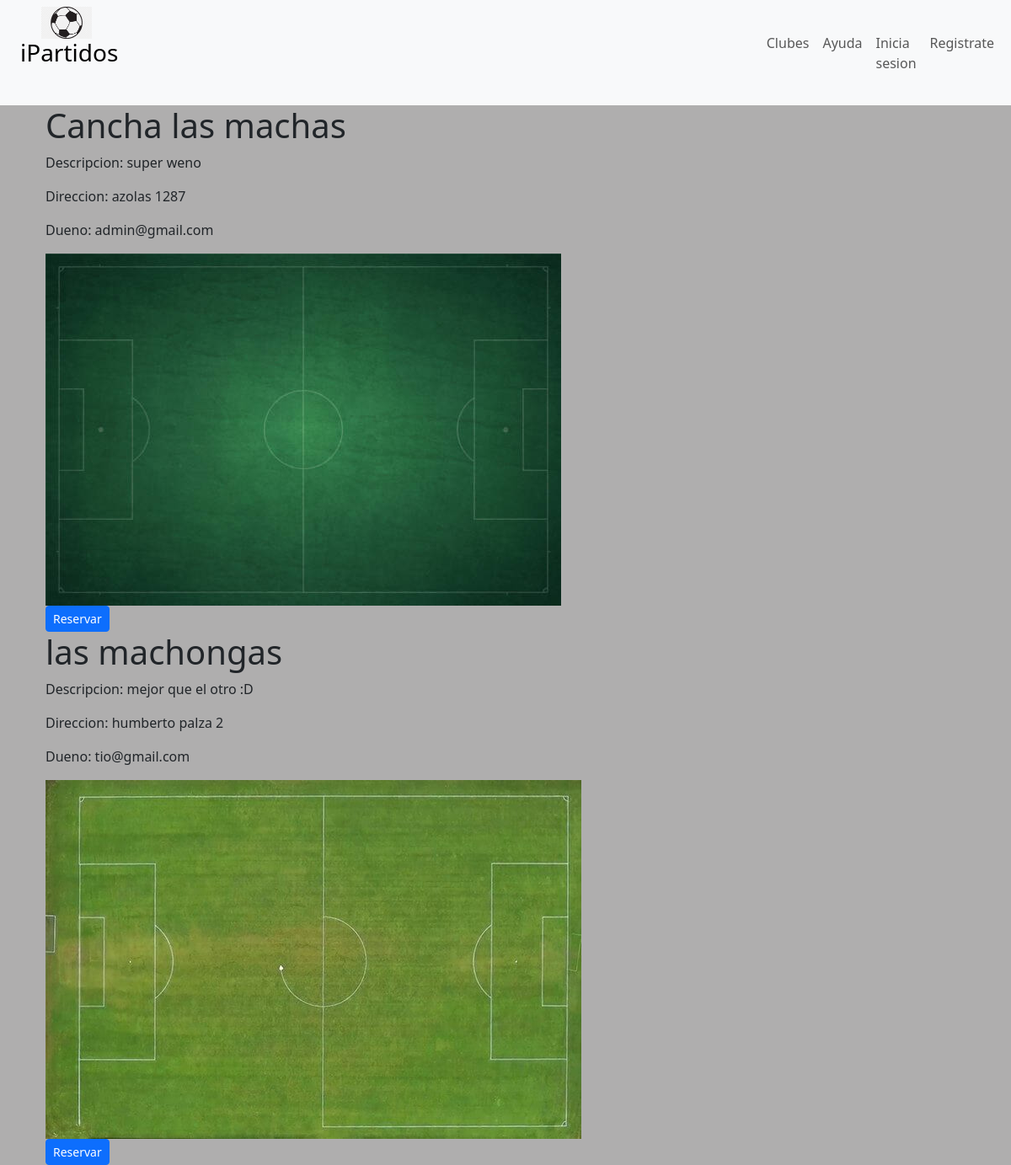
The page /clubes/all/ on the database its author committed.
### registration/models.py (models this page shows, shortened)
class UsuarioProfile(AbstractUser):
    name = models.CharField(max_length=200, default='',)
    last_name = models.CharField(max_length=200, default='')
    email = models.EmailField(max_length=254, unique=True, default='')
    bornDate = models.DateField('Fecha de nacimiento', null=True, blank=True,)
    phoneNumber = models.CharField(max_length=20, blank=True)
    role = models.CharField(max_length=100, default='tenant')
    state = models.BooleanField(default=False)

class Tenant(UsuarioProfile):
    fieldsNetWorth = models.FloatField(default=0.0)
    clubName = models.CharField(max_length=200, default='')
    clubDescription = models.CharField(max_length=200, default='')
    clubPhoto = models.ImageField(upload_to='club_photos', null=True, blank=True)
    clubAddress = models.CharField(max_length=200, default='')
    clubApertureTime = models.TimeField('Hora de apertura', null=True, blank=True,)
    clubClosureTime = models.TimeField('Hora de cierre', null=True, blank=True,)
    class Meta:
        verbose_name = 'Tenant'
        verbose_name_plural = 'Tenants'

class UsuarioProfile(AbstractUser):
    name = models.CharField(max_length=200, default='',)
    last_name = models.CharField(max_length=200, default='')
    email = models.EmailField(max_length=254, unique=True, default='')
    bornDate = models.DateField('Fecha de nacimiento', null=True, blank=True,)
    phoneNumber = models.CharField(max_length=20, blank=True)
    role = models.CharField(max_length=100, default='tenant')
    state = models.BooleanField(default=False)

### clubes/views.py (the view)
# urls.py: path('all/', ClubsListView.as_view(), name='all'),
class ClubsListView(ListView):
    model = Tenant
    template_name = 'clubes/clubs_list.html'
    context_object_name = 'clubs'

### clubes/templates/clubes/clubs_list.html
{% extends 'core/base.html' %}
{% block content %}
<div class="container">
    {% load static %}
    {% for club in clubs %}
        {% if club.clubName or club.clubDescription or club.clubAddress %}
            <h1>{{ club.clubName }}</h1>
            {% if club.clubDescription %}
                <p>Descripcion: {{ club.clubDescription }}</p>
            {% endif %}
            {% if club.clubAddress %}
                <p>Direccion: {{ club.clubAddress }}</p>
            {% endif %}
            <p>Dueno: {{ club.tenant.username }}</p>
            {% if club.tenant.clubPhoto %}
                <img src="{{ club.clubPhoto.url }}">
            {% else %}
                <p>No tiene foto</p>
            {% endif %}
            <br>
            <a href="{% url 'field_detail' club.id %}">
                <button type="button" class="btn btn-primary btn-sm">Reservar</button>
            </a>
        {% endif %}
    {% endfor %}
{% endblock %}

### core/static/core/css/style.css (style rules this page uses)
body { background: #afaeae; }

### rows shown on the page
Tenant: clubName "Cancha las machas", clubDescription "super weno", clubAddress "azolas 1287", tenant.username "admin@gmail.com", clubPhoto (picture)
Tenant: clubName "las machongas", clubDescription "mejor que el otro :D", clubAddress "humberto palza 2", tenant.username "tio@gmail.com", clubPhoto (picture)
